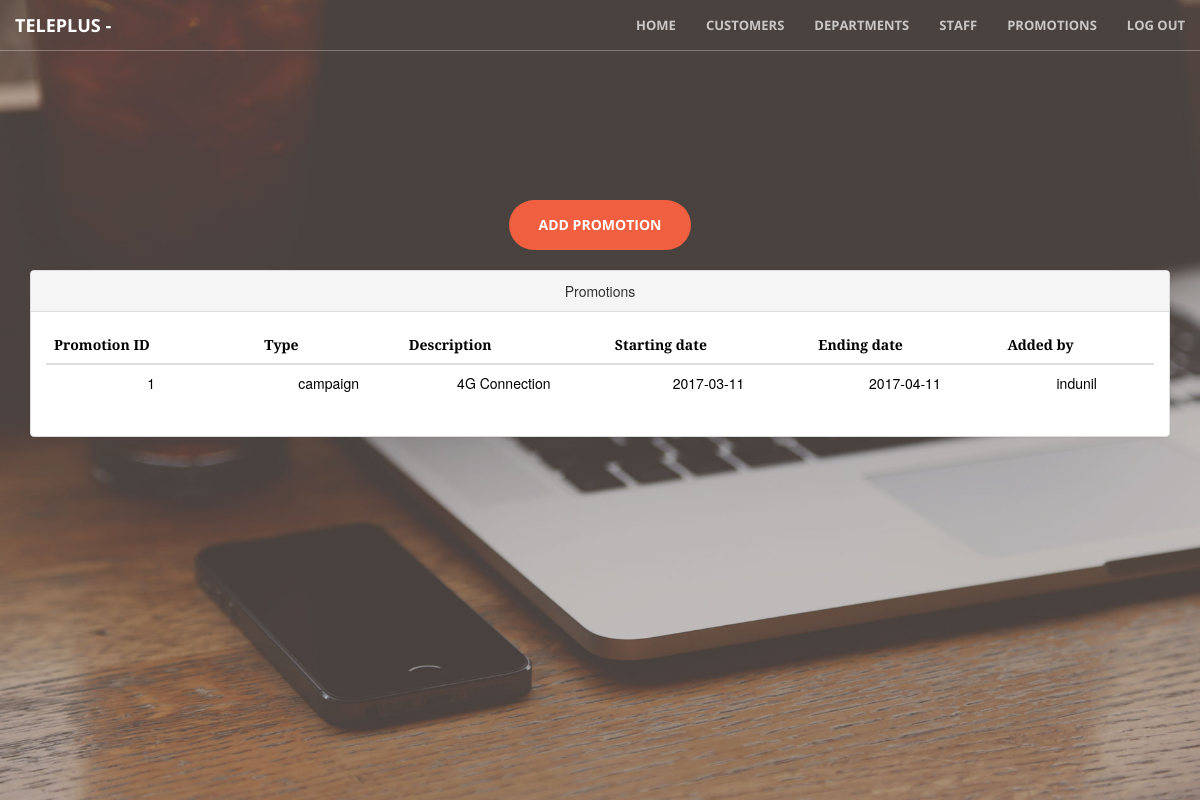
The app's page /index.php/promotion_controller/add_new_promotion with its own data.
### tables this page shows
CREATE TABLE promotion (
pro_id INT NOT NULL AUTO_INCREMENT PRIMARY KEY,
type VARCHAR(10),
Description VARCHAR(255),
Starting_date DATE,
Ending_date DATE,
csf_id INT,
FOREIGN KEY (csf_id) REFERENCES system_user(userid)
);

CREATE TABLE system_user (
userid INT NOT NULL AUTO_INCREMENT PRIMARY KEY,
name VARCHAR(100),
password VARCHAR(40)

);

### application/controllers/Promotion_controller.php (called while the page is built, shortened)
<?php if ( ! defined('BASEPATH')) exit('No direct script access allowed');
class Promotion_controller extends CI_Controller {
    public function add_new_promotion()
    {
    	$this->form_validation->set_rules('type', 'Type', 'trim|required|min_length[2]|max_length[10]');
    	$this->form_validation->set_rules('description', 'Description', 'trim|required|min_length[2]|max_length[255]');
    	$this->form_validation->set_rules('starting_date', 'Starting Date', 'trim|required|min_length[2]|max_length[10]');
    	$this->form_validation->set_rules('ending_date', 'Ending Date', 'trim|required|min_length[2]|max_length[10]');
    	if($this->form_validation->run())  {
    			if (isset($_SESSION['current_user'])){
    				$data['current_user'] = $_SESSION['current_user'];
    				$sdate = $this->input->post('starting_date');
    				$edate = $this->input->post('ending_date');
    				$this->load->model('promotion_model');
    				$csf_id = $this->promotion_model->get_system_userid($_SESSION['current_user']);
   					$values = array(
						'type' => $this->input->post('type'),
						'description' => $this->input->post('description'),
						'starting_date' => mdate($sdate),
						'ending_date' => mdate($edate),
						'csf_id' => $csf_id
						);
   					$this->load->model('promotion_model');
   					$this->promotion_model->add_new_promotion($values);
   					redirect(base_url() . 'promotion');
    			}
    			else{
					$data['loginerror'] = "Username or password incorrect";
	      	 $this->load->view('login_view',$data);
    			}
    	}
    	else{
    			$data['current_user'] = $_SESSION['current_user'];
    			$this->load->model('promotion_model');
			    $data['values']=$this->promotion_model->get_promotion_data();
			    $this->load->view('promotion_view',$data);
    	}
    }
}

### index.php (called while the page is built, shortened)
<?php
require_once BASEPATH.'core/CodeIgniter.php';

### application/models/Promotion_model.php (called while the page is built, shortened)
<?php
class Promotion_model extends CI_Model
{
     function get_promotion_data()
     {
          $query = $this->db->query("SELECT p.pro_id, p.type, p.description, p.starting_date, p.ending_date, c.name as 'added_by' FROM promotion p, system_user c WHERE p.csf_id = c.userid");
          return $query;
     }
}

### application/views/promotion_view.php (the view, shortened to what this page needs)
<!DOCTYPE html>
<html lang="en">
<head>
    <link href="<?php echo base_url();?>assets/vendor/bootstrap/css/bootstrap.min.css" rel="stylesheet">
    <link href="<?php echo base_url();?>assets/vendor/font-awesome/css/font-awesome.min.css" rel="stylesheet" type="text/css">
    <link href="<?php echo base_url();?>assets/vendor/magnific-popup/magnific-popup.css" rel="stylesheet">
    <link href="<?php echo base_url();?>assets/css/creative.css" rel="stylesheet">
</head>
<body id="page-top">
    <nav id="mainNav" class="navbar navbar-default navbar-fixed-top">
        <div class="container-fluid">
            <div class="navbar-header">
                <a class="navbar-brand page-scroll" href="#page-top">TELEPLUS - <?php echo $current_user ?></a>
            </div>
            <div class="collapse navbar-collapse" id="bs-example-navbar-collapse-1">
                <ul class="nav navbar-nav navbar-right">
                    <li>
                        <a class="page-scroll" href="<?php echo base_url();?>home">Home</a>
                    </li>
                    <li>
                        <a class="page-scroll" href="#services">customers</a>
                    </li>
                    <li>
                        <a class="page-scroll" href="#portfolio">Departments</a>
                    </li>
                    <li>
                        <a class="page-scroll" href="">Staff</a>
                    </li>
                    <li>
                        <a class="page-scroll" href="<?php echo base_url();?>promotion">Promotions</a>
                    </li>
                    <li>
                        <a class="page-scroll" href="<?php echo base_url();?>logout">Log out</a>
                    </li>
                </ul>
            </div>
        </div>
    </nav>
    <header>
        <div class="header-content-normal">
        <button type="button" class="btn btn-primary btn-xl page-scroll" data-toggle="modal" data-target="#myModal">
          Add Promotion
        </button>
          <div class="container">
          <div class="panel panel-default">
            <div class="panel-heading"> Promotions</div>
        <div class="panel-body">
            <table class="table table-hover">
                <thead>
                    <tr>
                        <th> Promotion ID </th>
                        <th> Type </th>
                        <th> Description </th>
                        <th> Starting date </th>
                        <th> Ending date </th>
                        <th> Added by </th>
                    </tr>
                </thead>
                <tbody>
                    <?php
                         foreach ($values->result() as $row)
                         {
                            ?><tr>
                            <td><?php echo $row->pro_id;?></td>
                            <td><?php echo $row->type;?></td>
                            <td><?php echo $row->description;?></td>
                            <td><?php echo $row->starting_date;?></td>
                            <td><?php echo $row->ending_date;?></td>
                            <td><?php echo $row->added_by;?></td>
                            </tr>
                         <?php }
                    ?>
                </tbody>
            </table>
        </div>
        </div>
        </div>
        </div>
    </header>
</body>
</html>

### assets/css/creative.css (style rules this page uses)
html, body { height: 100%; width: 100%; }
body { font-family: 'Merriweather', 'Helvetica Neue', Arial, sans-serif; }
a { -webkit-transition: all 0.35s; -moz-transition: all 0.35s; transition: all 0.35s; color: #F05F40; }
.navbar-default { background-color: white; border-color: rgba(34, 34, 34, 0.05); font-family: 'Open Sans', 'Helvetica Neue', Arial, sans-serif; -webkit-transition: all 0.35s; -moz-transition: all 0.35s; transition: all 0.35s; }
.navbar-default .navbar-header .navbar-brand { color: #F05F40; font-family: 'Open Sans', 'Helvetica Neue', Arial, sans-serif; font-weight: 700; text-transform: uppercase; }
.navbar-default .nav > li > a, .navbar-default .nav > li > a:focus { text-transform: uppercase; font-weight: 700; font-size: 13px; color: #222222; }
@media (min-width: 768px) { .navbar-default { background-color: transparent; border-color: rgba(255, 255, 255, 0.3); } }
@media (min-width: 768px) { .navbar-default .navbar-header .navbar-brand { color: rgba(255, 255, 255, 0.7); } }
@media (min-width: 768px) { .navbar-default .nav > li > a, .navbar-default .nav > li > a:focus { color: rgba(255, 255, 255, 0.7); } }
header { position: relative; width: 100%; min-height: auto; -webkit-background-size: cover; -moz-background-size: cover; background-size: cover; -o-background-size: cover; background-position: center; background-image: url('../img/header.jpg'); text-align: center; color: black; }
header .header-content-normal { position: absolute; text-align: center; padding: 100px 15px 100px; width: 100%; }
@media (min-width: 768px) { header { min-height: 100%; } }
.btn-primary { color: white; background-color: #F05F40; border-color: #F05F40; -webkit-transition: all 0.35s; -moz-transition: all 0.35s; transition: all 0.35s; }
.btn { font-family: 'Open Sans', 'Helvetica Neue', Arial, sans-serif; border: none; border-radius: 300px; font-weight: 700; text-transform: uppercase; }
.btn-xl { padding: 15px 30px; }
body { webkit-tap-highlight-color: #222222; }

### application/views/promotion_view.php (style rules this page uses)
header .header-content-normal { position: absolute; text-align: center; margin-top: 100px; width: 100%; }

### records on screen
promotion: pro_id "1", type "campaign", Description "4G Connection", Starting_date "2017-03-11", Ending_date "2017-04-11", csf.name "indunil"
